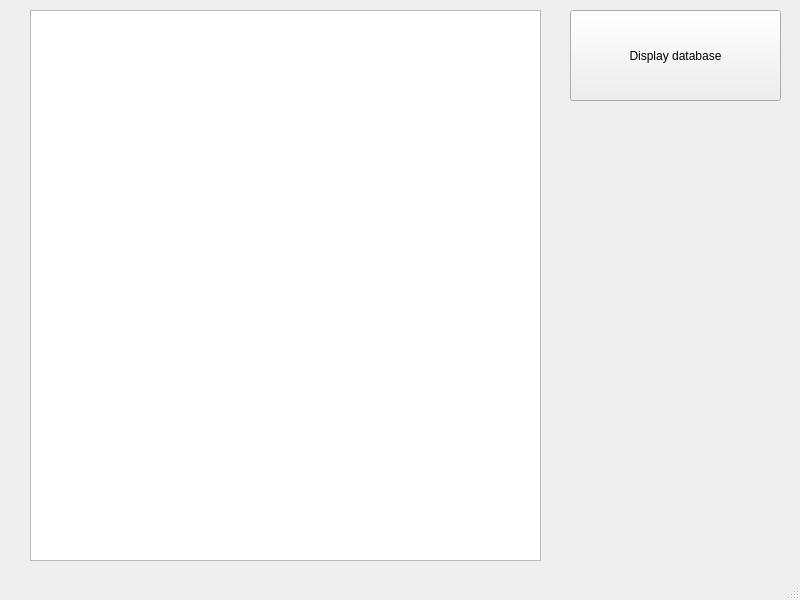
<?xml version="1.0" encoding="UTF-8"?>
<ui version="4.0">
 <class>MainWindow</class>
 <widget class="QMainWindow" name="MainWindow">
  <property name="geometry">
   <rect>
    <x>0</x>
    <y>0</y>
    <width>800</width>
    <height>600</height>
   </rect>
  </property>
  <property name="windowTitle">
   <string>MainWindow</string>
  </property>
  <widget class="QWidget" name="centralwidget">
   <widget class="QTextEdit" name="textEdit">
    <property name="geometry">
     <rect>
      <x>30</x>
      <y>10</y>
      <width>511</width>
      <height>551</height>
     </rect>
    </property>
   </widget>
   <widget class="QPushButton" name="pushButton">
    <property name="geometry">
     <rect>
      <x>570</x>
      <y>10</y>
      <width>211</width>
      <height>91</height>
     </rect>
    </property>
    <property name="text">
     <string>Display database</string>
    </property>
   </widget>
  </widget>
  <widget class="QMenuBar" name="menubar">
   <property name="geometry">
    <rect>
     <x>0</x>
     <y>0</y>
     <width>800</width>
     <height>22</height>
    </rect>
   </property>
  </widget>
  <widget class="QStatusBar" name="statusbar"/>
 </widget>
 <resources/>
 <connections/>
</ui>
